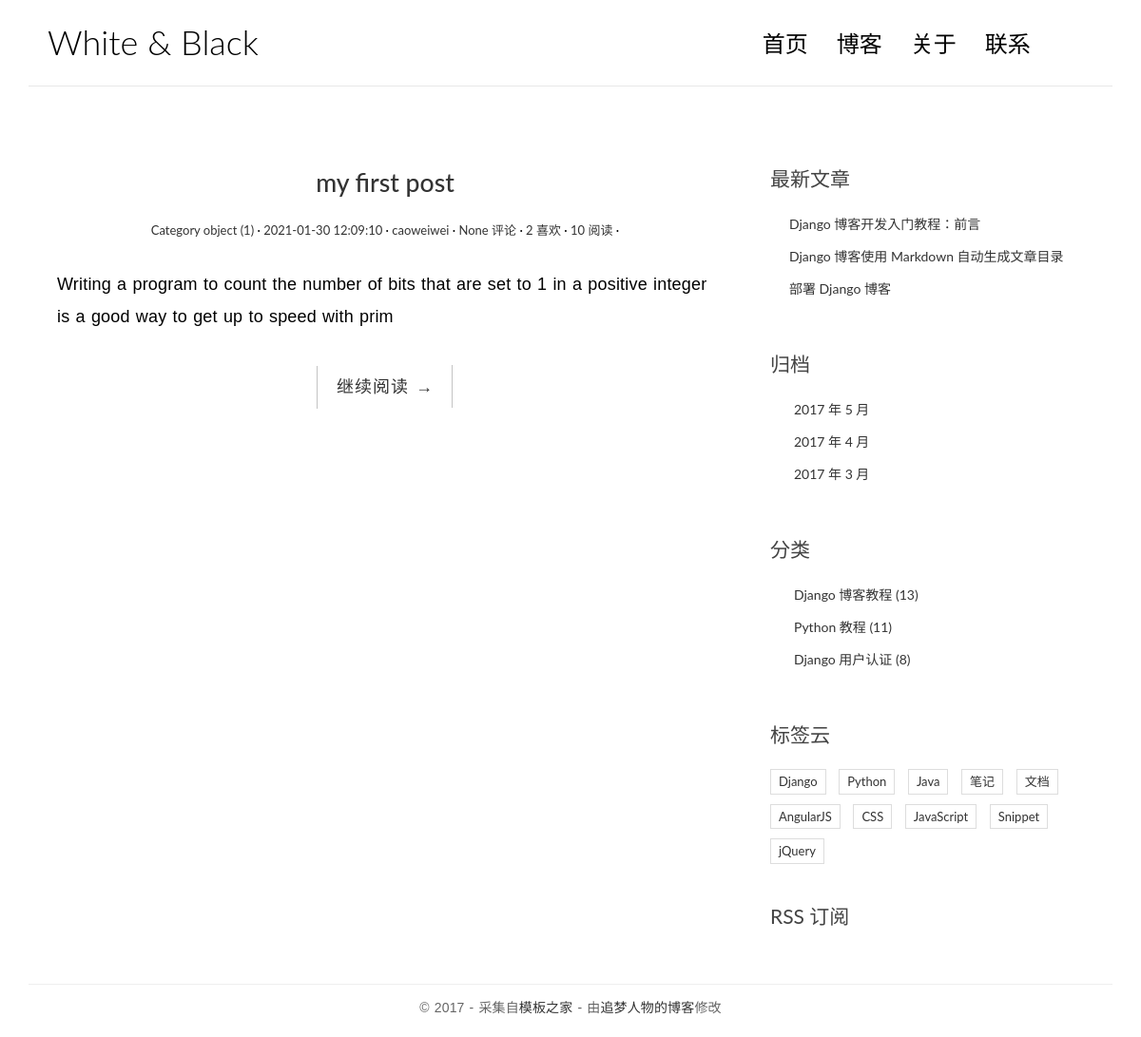
Before: / with the older database file.
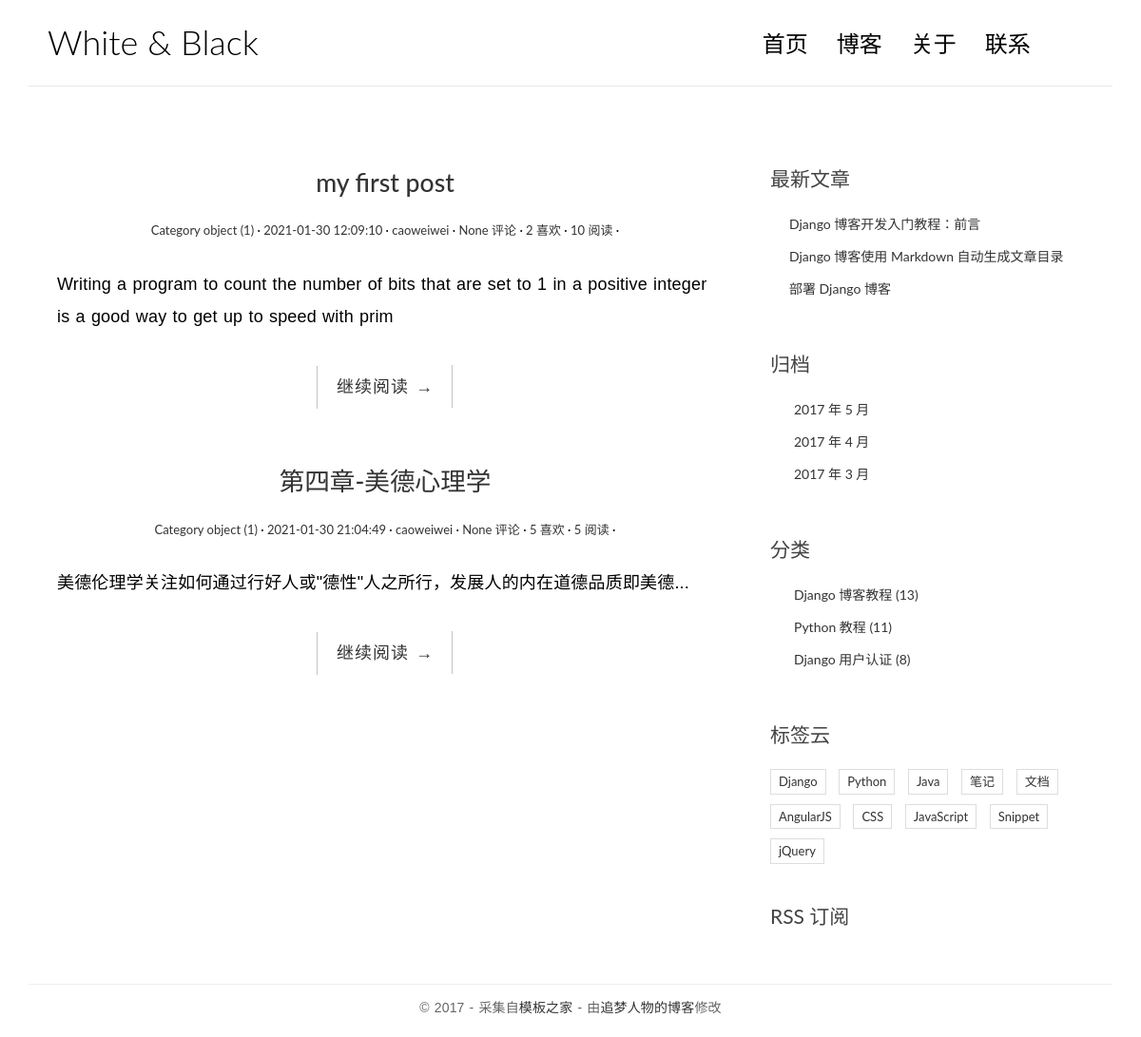
After: the same page with the newer database file.
### blog/models.py (models this page shows)
class BlogPost(models.Model):
    title = models.CharField(max_length=64)
    text = models.TextField()
    excerpt = models.CharField(max_length=128)
    views = models.PositiveIntegerField()
    likes = models.PositiveIntegerField()
    created_at = models.DateTimeField(auto_now_add=True)
    updated_at = models.DateTimeField(auto_now=True)
    author = models.ForeignKey(to=User, on_delete=models.SET_DEFAULT, default='Admin')
    tags = models.ManyToManyField(to=Tag, blank=True)
    category = models.ForeignKey(to=Category, on_delete=models.SET_NULL, null=True, blank=True)
    comments = models.ForeignKey(to=Comment, on_delete=models.SET_NULL, null=True, blank=True)

class Category(models.Model):
    category_name = models.CharField(max_length=32)

### blog/views.py (the view)
# urls.py: path('', index),
def index(request):
    blog_posts = BlogPost.objects.all()
    context = {
        'website_title': 'White & Black',
        'blog_posts': blog_posts,
    }
    return render(request, 'blog/index.html', context)

### templates/blog/index.html
{% extends 'blog/base.html' %}
{% block blog_posts_list %}
    {% for blog_post in blog_posts %}
        <article class="post post-{{ blog_post.id }}">
            <header class="entry-header">
                <h1 class="entry-title">
                    <a href="#">{{ blog_post.title }}</a>
                </h1>
                <div class="entry-meta">
                    <span class="post-category"><a href="#">{{ blog_post.category }}</a></span>
                    <span class="post-date"><a href="#"><time class="entry-date" >{{ blog_post.created_at|date:'Y-m-d H:i:s' }}</time></a></span>
                    <span class="post-author"><a href="#">{{ blog_post.author }}</a></span>
                    <span class="comments-link"><a href="#">{{ blog_post.comments }} 评论</a></span>
                    <span class="views-count"><a href="#">{{ blog_post.likes }} 喜欢</a></span>
                    <span class="views-count"><a href="#">{{ blog_post.views }} 阅读</a></span>
                </div>
            </header>
            <div class="entry-content clearfix">
                <p>{{ blog_post.excerpt }}</p>
                <div class="read-more cl-effect-14">
                    <a href="#" class="more-link">继续阅读 <span class="meta-nav">→</span></a>
                </div>
            </div>
        </article>
    {% endfor %}
{% endblock %}

### templates/blog/base.html (shortened to what this page needs)
{% load static %}
<!DOCTYPE html>
<html lang="en">
    <head>
        <link rel="stylesheet" href="{% static 'blog/css/bootstrap.min.css' %}">
        <link rel="stylesheet" href="http://code.ionicframework.com/ionicons/2.0.1/css/ionicons.min.css">
        <link rel="stylesheet" href="{% static 'blog/css/pace.css' %}">
        <link rel="stylesheet" href="{% static 'blog/css/custom.css' %}">
    </head>
    <body>
        <div class="container">
            <header id="site-header">
                <div class="row">
                    <div class="col-md-4 col-sm-5 col-xs-8">
                        <div class="logo">
                            <h1><a href="/">{{ website_title }}</a></h1>
                        </div>
                    </div>
                    <div class="col-md-8 col-sm-7 col-xs-4">
                        <nav class="main-nav" role="navigation">
                            <div class="collapse navbar-collapse" id="bs-example-navbar-collapse-1">
                                <ul class="nav navbar-nav navbar-right">
                                    <li class="cl-effect-11"><a href="#" data-hover="首页">首页</a></li>
                                    <li class="cl-effect-11"><a href="#" data-hover="博客">博客</a></li>
                                    <li class="cl-effect-11"><a href="#" data-hover="关于">关于</a></li>
                                    <li class="cl-effect-11"><a href="#" data-hover="联系">联系</a></li>
                                </ul>
                            </div>
                        </nav>
                        </div>
                    </div>
            </header>
        </div>
        <div class="content-body">
            <div class="container">
                <div class="row">
                    <main class="col-md-8">
                    {% block blog_posts_list %}
                    {% endblock %}
                    </main>
                    <aside class="col-md-4">
                        <div class="widget widget-recent-posts">
                            <h3 class="widget-title">最新文章</h3>
                            <ul>
                                <li>
                                    <a href="#">Django 博客开发入门教程：前言</a>
                                </li>
                                <li>
                                    <a href="#">Django 博客使用 Markdown 自动生成文章目录</a>
                                </li>
                                <li>
                                    <a href="#">部署 Django 博客</a>
                                </li>
                            </ul>
                        </div>
                        <div class="widget widget-archives">
                            <h3 class="widget-title">归档</h3>
                            <ul>
                                <li>
                                    <a href="#">2017 年 5 月</a>
                                </li>
                                <li>
                                    <a href="#">2017 年 4 月</a>
                                </li>
                                <li>
                                    <a href="#">2017 年 3 月</a>
                                </li>
                            </ul>
                        </div>
                        <div class="widget widget-category">
                            <h3 class="widget-title">分类</h3>
                            <ul>
                                <li>
                                    <a href="#">Django 博客教程 <span class="post-count">(13)</span></a>
                                </li>
                                <li>
                                    <a href="#">Python 教程 <span class="post-count">(11)</span></a>
                                </li>
                                <li>
                                    <a href="#">Django 用户认证 <span class="post-count">(8)</span></a>
                                </li>
                            </ul>
                        </div>
                        <div class="widget widget-tag-cloud">
                            <h3 class="widget-title">标签云</h3>
                            <ul>
                                <li>
                                    <a href="#">Django</a>
                                </li>
                                <li>
                                    <a href="#">Python</a>
                                </li>
                                <li>
                                    <a href="#">Java</a>
                                </li>
                                <li>
                                    <a href="#">笔记</a>
                                </li>
                                <li>
                                    <a href="#">文档</a>
                                </li>
                                <li>
                                    <a href="#">AngularJS</a>
                                </li>
                                <li>
                                    <a href="#">CSS</a>
                                </li>
                                <li>
                                    <a href="#">JavaScript</a>
                                </li>
                                <li>
                                    <a href="#">Snippet</a>
                                </li>
                                <li>
                                    <a href="#">jQuery</a>
                                </li>
                            </ul>
                        </div>
                        <div class="rss">
                            <a href=""> RSS 订阅</a>
                        </div>
                    </aside>
                </div>
            </div>
        </div>
        <footer id="site-footer">
            <div class="container">
                <div class="row">
                    <div class="col-md-12">
                    <p class="copyright">&copy 2017 - 采集自<a href="http://www.cssmoban.com/"
                                                            target="_blank" title="模板之家">模板之家</a>
                        - 由<a href="http://zmrenwu.com/" title="网页模板" target="_blank">追梦人物的博客</a>修改
                    </p>
                </div>
            </div>
            </div>
        </footer>
    </body>
</html>

### blog/static/blog/css/custom.css (style rules this page uses)
* { outline: none; }
h1, h2, h3, h4, h5, h6 { margin-top: 0; }
a { color: #333; }
body { color: #444; font-family: 'Lato', sans-serif; }
p { font-family: 'Ubuntu', sans-serif; font-weight: 400; word-spacing: 1px; letter-spacing: 0.01em; }
#site-header { background-color: #FFF; padding: 25px 20px; margin-bottom: 40px; border-bottom: 1px solid #e7e7e7; }
.logo h1 a { color: #000; }
.logo h1 { margin: 0; font-family: 'Lato', sans-serif; font-weight: 300; }
.main-nav { margin-top: 11px; max-width: 95%; }
.main-nav a { color: #000000 !important; padding: 0 0 5px 0 !important; margin-right: 30px; font-family: 'Lato', sans-serif; font-weight: 300; font-size: 24px; }
.cl-effect-11 a { padding: 10px 0; color: #0972b4; text-shadow: none; }
.cl-effect-11 a::before { position: absolute; top: 0; left: 0; overflow: hidden; padding: 0 0 5px 0 !important; max-width: 0; border-bottom: 1px solid #000; color: #000; content: attr(data-hover); white-space: nowrap; -webkit-transition: max-width 0.5s; -moz-transition: max-width 0.5s; transition: max-width 0.5s; }
.content-body { padding-bottom: 4em; }
.post { background: #fff; padding: 30px 30px 0; }
.entry-title { text-align: center; font-size: 1.9em; margin-bottom: 20px; line-height: 1.6; padding: 10px 20px 0; }
.entry-meta { text-align: center; color: #DDDDDD; font-size: 13px; margin-bottom: 30px; }
.entry-content { font-size: 18px; line-height: 1.9; font-weight: 300; color: #000; }
.post-category::after, .post-date::after, .post-author::after, .comments-link::after, .views-count::after { content: ' ·'; color: #000; }
.read-more { font-family: 'Ubuntu', sans-serif; font-weight: 400; word-spacing: 1px; letter-spacing: 0.01em; text-align: center; margin-top: 20px; }
.cl-effect-14 a { padding: 0 20px; height: 45px; line-height: 45px; position: relative; display: inline-block; margin: 15px 25px; letter-spacing: 1px; font-weight: 400; text-shadow: 0 0 1px rgba(255, 255, 255, 0.3); }
.cl-effect-14 a::before, .cl-effect-14 a::after { position: absolute; width: 45px; height: 1px; background: #C3C3C3; content: ''; -webkit-transition: all 0.3s; -moz-transition: all 0.3s; transition: all 0.3s; pointer-events: none; }
.cl-effect-14 a::before { top: 0; left: 0; -webkit-transform: rotate(90deg); -moz-transform: rotate(90deg); transform: rotate(90deg); -webkit-transform-origin: 0 0; -moz-transform-origin: 0 0; transform-origin: 0 0; }
.cl-effect-14 a::after { right: 0; bottom: 0; -webkit-transform: rotate(90deg); -moz-transform: rotate(90deg); transform: rotate(90deg); -webkit-transform-origin: 100% 0; -moz-transform-origin: 100% 0; transform-origin: 100% 0; }
.widget { background: #fff; padding: 30px 0 0; }
.widget-title { font-size: 1.5em; margin-bottom: 20px; line-height: 1.6; padding: 10px 0 0; font-weight: 400; }
.widget-recent-posts ul { padding: 0; margin: 0; padding-left: 20px; }
.widget-recent-posts ul li { list-style-type: none; position: relative; line-height: 170%; margin-bottom: 10px; }
.widget-recent-posts ul li::before { content: '\f3d3'; font-family: "Ionicons"; position: absolute; left: -17px; top: 3px; font-size: 16px; color: #000; }
.widget-archives ul { padding: 0; margin: 0; padding-left: 25px; }
.widget-archives ul li { list-style-type: none; position: relative; line-height: 170%; margin-bottom: 10px; }
.widget-archives ul li::before { content: '\f3f3'; font-family: "Ionicons"; position: absolute; left: -25px; top: 1px; font-size: 16px; color: #000; }
.widget-category ul { padding: 0; margin: 0; padding-left: 25px; }
.widget-category ul li { list-style-type: none; position: relative; line-height: 170%; margin-bottom: 10px; }
.widget-category ul li::before { content: '\f3fe'; font-family: "Ionicons"; position: absolute; left: -25px; top: 1px; font-size: 18px; color: #000; }
.widget-tag-cloud ul { padding: 0; margin: 0; margin-right: -10px; }
.widget-tag-cloud ul li { list-style-type: none; font-size: 13px; display: inline-block; margin-right: 10px; margin-bottom: 10px; padding: 3px 8px; border: 1px solid #ddd; }
.rss { font-size: 21px; margin-top: 30px; }
.rss a { color: #444; }
#site-footer { padding-top: 10px; padding: 0 0 1.5em 0; }
.copyright { text-align: center; padding-top: 1em; margin: 0; border-top: 1px solid #eee; color: #666; }

Changed rows visible on the page:
added BlogPost: title "第四章-美德心理学", category "Category object (1)", created_at "2021-01-30 21:04:49", author "caoweiwei", comments "None", likes "5", views "5", excerpt "美德伦理学关注如何通过行好人或\"德性\"人之所行，发展人的内在道德品质即美德..."
